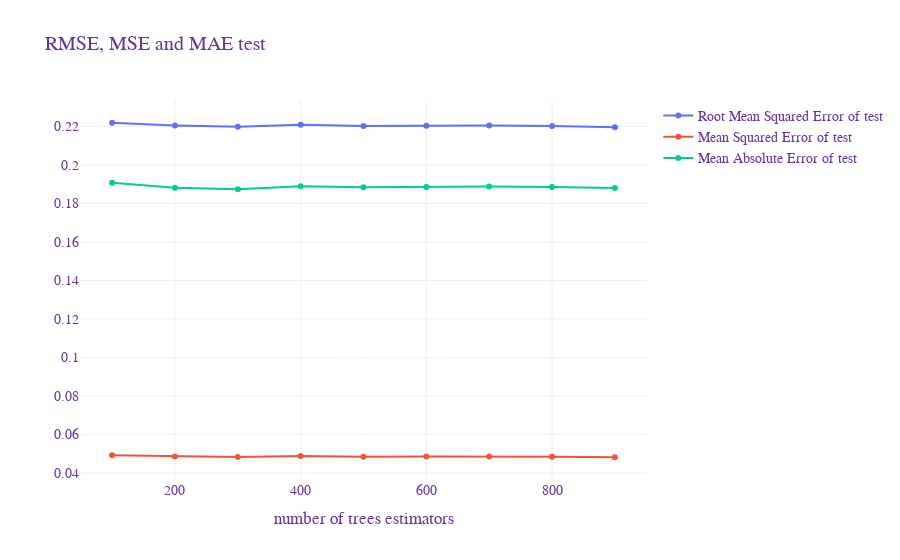

Notebook code cell kept with this figure:
### Code cell
### 1) Build the regression model on accepted samples ('Result'=1)
### 2) Evaluate the model: R2, MSE, MAE, ROOT MSE, oob
### 3) Extract the oob error for unsampled indexes for each baootstrapped tree
### 4) Extract as an array oob errorrs of a specific daytime range
### 5) Use it in a roulette wheel to associate uncertainty to the model prediction

### 1) Builging the regression model
#--> Per definire il dataset di partenza ho 3 soluzioni
choose_method=2

if choose_method==1:
    ## 1: Extract from the original DB only accepted offer (Result==1), discarding Result and Target in X_train, using Target as y_train
    X_train_regr, X_test_regr, y_train_regr, y_test_regr = train_test_split(
                    DB[DB['Result']>0].drop('Result', axis=1).drop('Target', axis=1), 
                    DB[DB['Result']>0]['Target'], 
                    test_size = 0.333, shuffle=False, random_state=42) # random state used to control the model seed
elif choose_method==2:
    ## 2: Predict with the classification model on the original dataset and take only samples predicted as accepted (some actual accepted samples will remain outside bcs they are predicted as rejected)
    X1=X.copy()
    X0=X.drop('Target',axis=1)
    pred_result = (modelCla.predict_proba(X0)[:,1] >= thresh_opt).astype(bool)
    X1['pred_result'] = pred_result
    X_train_regr, X_test_regr, y_train_regr, y_test_regr = train_test_split(
                    X1[X1['pred_result']==1].drop('Target', axis=1).drop('pred_result', axis=1), 
                    X1[X1['pred_result']>0]['Target'], 
                    test_size = 0.333, shuffle=False, random_state=42) # random state used to control the model seed
elif choose_method==3:
    ## 3: Take all the accepted and some rejected in percentage of the false positive of the classification model
    X1=X[X['Target']>0] # only accepted
    X2=X[X['Target']==0] # only rejected
    fp = cm[0,1] # false positives
    attach=X2.sample(n=fp)
    X1=X1.append(attach) # final starting DB
    X_train_regr, X_test_regr, y_train_regr, y_test_regr = train_test_split(
                    X1.drop('Target', axis=1), 
                    X1['Target'], 
                    test_size = 0.333, shuffle=False, random_state=42) # random state used to control the model seed


#------- HYPERPARAMETERS OPTIMIZATION -----#
# Optimal number of estimators (trees) based on accuracy and OOB error
idx=0

start=100
end=1000
step=100

trees = [None] * round(end/step)
oob_result = [None] * round(end/step)
mse_result = [None] * round(end/step)
rmse_result = [None] * round(end/step)
mae_result = [None] * round(end/step)

for n_est in range(start,end,step):
    trees[idx] = n_est
    
    feature_trans_regr = make_column_transformer(
        (OneHotEncoder(handle_unknown='ignore'),categorical_features), # se tolgo handle unknown errore perchè alcune categorical non le ha nel training ma le ha nel test --> forse si risolve se DB grande
        (StandardScaler(), numeric_features), 
         remainder="passthrough") # passing not-cited columns as untouched
    
    rf_regr = RandomForestRegressor(
                    n_estimators=n_est, criterion="mse", oob_score=True,
                    min_samples_leaf=1, max_features= "sqrt", bootstrap=True, 
                    random_state=42)
    
    modelRegr_iter1 = make_pipeline(feature_trans_regr, rf_regr)
    
    modelRegr_iter1.fit(X_train_regr, y_train_regr)   
    y_pred_regr_iter1 = modelRegr_iter1.predict(X_test_regr)
    
    mse_result[idx] = metrics.mean_squared_error(y_test_regr, y_pred_regr_iter1)
    rmse_result[idx] = np.sqrt(metrics.mean_squared_error(y_test_regr, y_pred_regr_iter1))
    mae_result[idx] = metrics.mean_absolute_error(y_test_regr, y_pred_regr_iter1)
    
    idx+=1
    print(idx)

mean_pred=np.mean(DB[DB['Result']>0]['Target'])
print(f'Mean of predicted variable (Target): {mean_pred}')
# Plot graph
fig = go.Figure()
fig.add_trace(go.Scatter(x=trees,y=rmse_result, name="Root Mean Squared Error of test"))
fig.add_trace(go.Scatter(x=trees,y=mse_result, name="Mean Squared Error of test"))
fig.add_trace(go.Scatter(x=trees,y=mae_result, name="Mean Absolute Error of test"))
fig.update_layout(title="RMSE, MSE and MAE test",xaxis_title="number of trees estimators",
                  font=dict(family="Times New Roman, monospace",size=14,color="RebeccaPurple"),
                  template="plotly_white")

fig.show()

### Figure 1 — Plotly figure (JSON) as saved in the notebook; plotly's stock layout.template omitted (floating-point values rounded to 4 significant figures)
{"data": [{"name": "Root Mean Squared Error of test", "type": "scatter", "x": [100, 200, 300, 400, 500, 600, 700, 800, 900, null], "y": [0.2219, 0.2206, 0.2199, 0.2209, 0.2202, 0.2205, 0.2205, 0.2202, 0.2196, null]}, {"name": "Mean Squared Error of test", "type": "scatter", "x": [100, 200, 300, 400, 500, 600, 700, 800, 900, null], "y": [0.04926, 0.04865, 0.04836, 0.0488, 0.04849, 0.0486, 0.04864, 0.0485, 0.04821, null]}, {"name": "Mean Absolute Error of test", "type": "scatter", "x": [100, 200, 300, 400, 500, 600, 700, 800, 900, null], "y": [0.1908, 0.1882, 0.1874, 0.189, 0.1884, 0.1886, 0.1888, 0.1886, 0.188, null]}], "layout": {"autosize": true, "font": {"color": "RebeccaPurple", "family": "Times New Roman, monospace", "size": 14}, "title": {"text": "RMSE, MSE and MAE test"}, "xaxis": {"autorange": true, "range": [52.46, 947.5], "title": {"text": "number of trees estimators"}, "type": "linear"}, "yaxis": {"autorange": true, "range": [0.03387, 0.2363], "type": "linear"}}}
